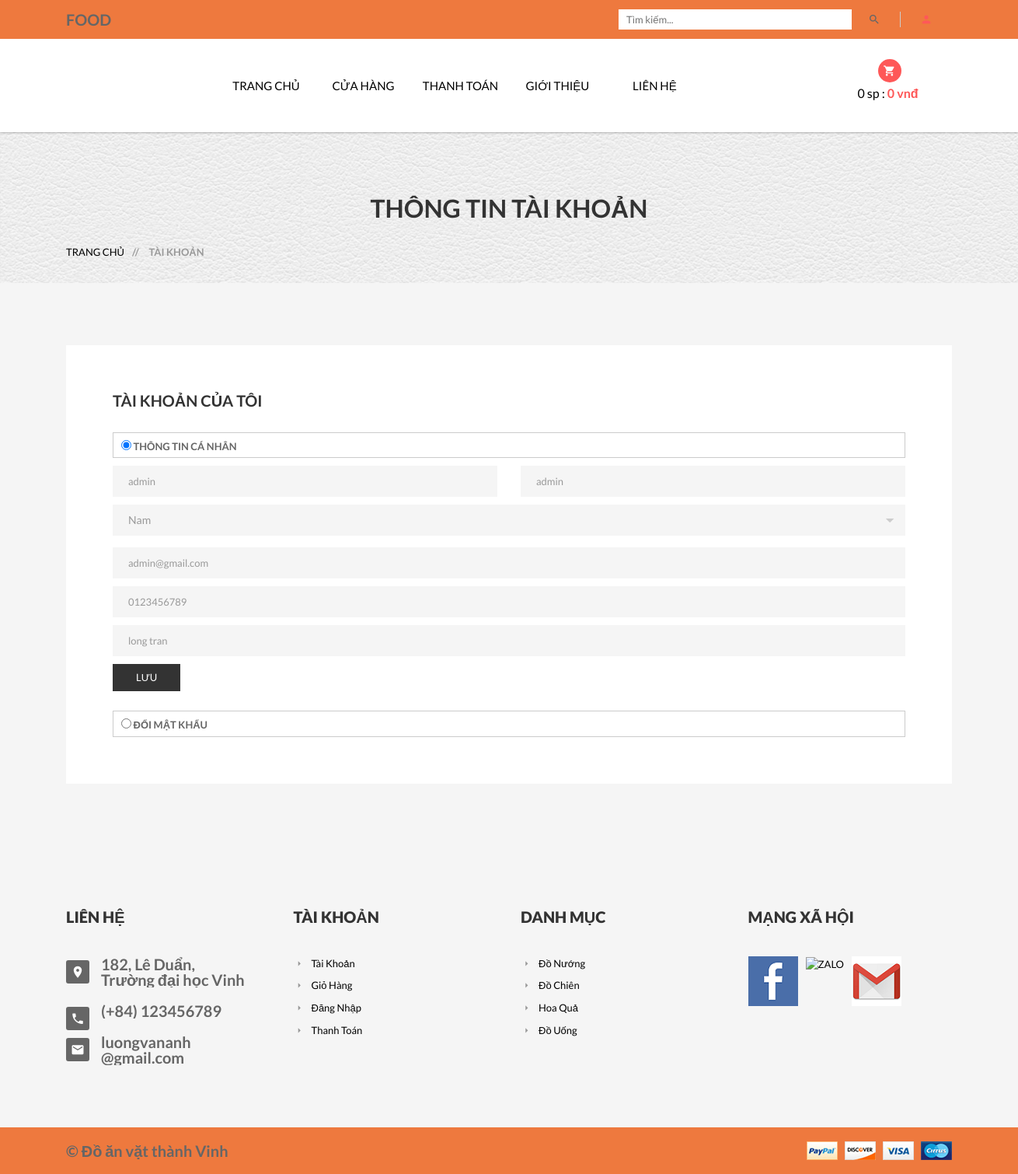
/?act=taikhoan&xuli=account (signed in), run on the app's committed database.
### tables this page shows
CREATE TABLE `nguoidung` (
  `MaND` int(11) NOT NULL,
  `Ho` varchar(20) NOT NULL,
  `Ten` varchar(20) NOT NULL,
  `GioiTinh` varchar(10) NOT NULL,
  `SDT` varchar(20) DEFAULT NULL,
  `Email` varchar(50) NOT NULL,
  `DiaChi` varchar(200) NOT NULL,
  `TaiKhoan` varchar(100) NOT NULL,
  `MatKhau` varchar(100) NOT NULL,
  `MaQuyen` int(11) NOT NULL,
  `TrangThai` int(11) NOT NULL
);

CREATE TABLE `danhmuc` (
  `MaDM` int(11) NOT NULL,
  `TenDM` varchar(255) DEFAULT NULL
);

### Controllers/LoginController.php (called while the page is built, shortened)
<?php
require_once("Models/login.php");
class LoginController
{
    var $login_model;
    public function __construct()
    {
        $this->login_model = new Login();
    }
    function account()
    {
        $data_danhmuc = $this->login_model->danhmuc();
        $data = $this->login_model->account();
        require_once('Views/index.php');
    }
}

### Models/connection.php (called while the page is built, shortened)
<?php
    class connection{
        function __construct()
        {
            $severname ="localhost";
            $username ="root";
            $password ="";
            $db_name ="bandoan";
            $this->conn = new mysqli($severname,$username,$password,$db_name);
        }
    }
?>

### Models/login.php (called while the page is built, shortened)
<?php
require_once("model.php");
class Login extends Model
{
    var $conn;
    function __construct()
    {
        $conn_obj = new Connection();
        $this->conn = $conn_obj->conn;
    }
    function account()
    {
        $id = $_SESSION['login']['MaND'];
        return $this->conn->query("SELECT * from NguoiDung where MaND = $id")->fetch_assoc();
    }
}

### Models/model.php (called while the page is built, shortened)
<?php
require_once("connection.php");
class model
{
    function danhmuc()
    {
        $query =  "SELECT * from DanhMuc ";
        require("result.php");
        return $data;
    }
    function chitietdanhmuc($id)
    {
        $query =  "SELECT d.TenDM as Ten, l.* FROM danhmuc as d, loaisanpham as l WHERE d.MaDM = l.MaDM and d.MaDM = $id";
        require("result.php");
        return $data;
    }
}

### Models/result.php (called while the page is built)
<?php
$result = $this->conn->query($query);
$data = array();
while ($row = $result->fetch_assoc()) {
    $data[] = $row;
}
?>

### Views/login/my-account.php (the view, shortened to what this page needs)
<div class="pages-title section-padding">
	<div class="container">
		<div class="row">
			<div class="col-xs-12">
				<div class="pages-title-text text-center">
					<h2>Thông tin tài khoản</h2>
					<ul class="text-left">
						<li><a href="index.php?act=home">Trang chủ</a></li>
						<li><span> // </span>Tài khoản</li>
					</ul>
				</div>
			</div>
		</div>
	</div>
</div>
<section class="pages my-account-page section-padding">
	<div class="container">
		<div class="row">
			<div class="col-xs-12 col-sm-12">
				<div class="padding60">
					<div class="log-title">
						<h3><strong>Tài khoản của tôi</strong></h3>
					</div>
					<div class="prament-area main-input" id="doitk">
						<ul class="panel-group" id="accordion">
							<li class="panel">
								<div class="account-title" data-toggle="collapse" data-parent="#accordion" data-target="#collapse1">
									<label>
										<input type="radio" checked value="forever" name="rememberme" />
										Thông tin cá nhân
									</label>
								</div>
								<div id="collapse1" class="panel-collapse collapse in">
									<div class="single-log-info">
										<div class="bulling-title">
											<div class="custom-input">
												<form action="?act=taikhoan&xuli=update" method="post">
													<div class="row">
														<div class="col-md-6">
															<input type="text" name="Ho" placeholder="Họ.." required value="<?= $data['Ho'] ?>" />
														</div>
														<div class="col-md-6">
															<input type="text" name="Ten" placeholder="Tên.." required value="<?= $data['Ten'] ?>" />
														</div>
													</div>
													<div class="custom-select">
														<select class="form-control" name="GioiTinh" title="Giới tính">
															<option <?= ($data['GioiTinh'] == 'Nam') ? 'selected' : '' ?> value="Nam"> Nam</option>
														</select>
													</div>
													<input type="email" name="Email" placeholder="Địa chỉ Email.." required value="<?= $data['Email'] ?>" />
													<input type="text" name="SĐT" placeholder="Số điện thoại.." required pattern="[0-9]+" minlength="10" value="<?= $data['SDT'] ?>" />
													<input type="text" name="DiaChi" placeholder="Địa chỉ.." required value="<?= $data['DiaChi'] ?>" />
													<div class="submit-text">
														<button type="submit_tt">Lưu</button>
													</div>
												</form>
											</div>
										</div>
									</div>
							</li>
							<li class="panel">
								<div class="account-title" data-toggle="collapse" data-parent="#accordion" data-target="#collapse4">
									<label>
										<input type="radio" value="forever" name="rememberme" />
										Đổi mật khẩu
									</label>
								</div>
							</li>
						</ul>
					</div>
				</div>
			</div>
		</div>
	</div>
</section>

### index.php (shortened to what this page needs)
<?php
$mod = isset($_GET['act']) ? $_GET['act'] : "home";
switch ($mod) {
    case 'taikhoan':
        $act = isset($_GET['xuli']) ? $_GET['xuli'] : "taikhoan";
        require_once('Controllers/LoginController.php');
        $controller_obj = new LoginController();
        if ((isset($_SESSION['isLogin']) && $_SESSION['isLogin'] == true)) {
            switch ($act) {
                case 'dangxuat':
                    $controller_obj->dangxuat();
                    break;
                case 'account':
                    $controller_obj->account();
                    break;
                case 'update':
                    $controller_obj->update();
                    break;
                default:
                    header('location: ?act=error');
                    break;
            }
            break;
        } else {
            if ((isset($_SESSION['isLogin_Admin']) && $_SESSION['isLogin_Admin'] == true) || (isset($_SESSION['isLogin_Nhanvien']) && $_SESSION['isLogin_Nhanvien'] == true)) {
                switch ($act) {
                    case 'account':
                        $controller_obj->account();
                        break;
                }
                break;
            }
        }
}

### Views/index.php (shortened to what this page needs)
<!doctype html>
<html class="no-js" lang="vi-vn">
<head>
    <link rel="stylesheet" href="public/css/bootstrap.min.css">
    <link rel="stylesheet" href="public/css/animate.css">
    <link rel="stylesheet" href="public/css/materialdesignicons.min.css">
    <link rel="stylesheet" href="public/css/jquery.simpleLens.css">
    <link rel="stylesheet" href="public/css/jquery-ui.min.css">
    <link rel="stylesheet" href="public/css/meanmenu.min.css">
    <link rel="stylesheet" href="public/css/nivo-slider.css">
    <link rel="stylesheet" href="public/css/owl.carousel.css">
    <link rel="stylesheet" href="public/style.css">
    <link rel="stylesheet" href="public/css/responsive.css">
</head>
<body>
    <?php
    require_once("header_footer/header.php")
    ?>
    <?php
    require_once("dieuhuong.php")
    ?>
    <?php
    require_once("header_footer/footer.php")
    ?>
</body>
</html>

### Views/header_footer/header.php (shortened to what this page needs)
<header class="header-one header-two">
    <div class="header-top-two">
        <div class="container text-center">
            <div class="row">
                <div class="col-sm-12">
                    <div class="middel-top">
                        <div class="left floatleft">
                            <p>FOOD</p>
                        </div>
                    </div>
                    <div class="middel-top clearfix">
                        <ul class="clearfix right floatright">
                            <li>
                                <a><i class="mdi mdi-account"></i></a>
                            </li>
                        </ul>
                        <div class="right floatright widthfull">
                            <form action="?act=shop" method="post">
                                <button type="submit"><i class="mdi mdi-magnify"></i></button>
                                <input type="text" placeholder="Tìm kiếm..." name="keyword"/>
                            </form>
                        </div>
                    </div>
                </div>
            </div>
        </div>
    </div>
    <div class="container text-center">
        <div class="row">
            <div class="col-sm-2">
            </div>
            <div class="col-sm-8">
                <div class="header-middel">
                    <div class="mainmenu">
                        <nav>
                            <ul>
                                <li><a href="?act=home">Trang chủ</a></li>
                                <li><a href="?act=shop">Cửa Hàng</a>
                                </li>
                                <li>
                                    <a href="?act=checkout">Thanh Toán</a>
                                </li>
                                <li><a href="?act=about">Giới thiệu</a></li>
                                <li><a href="?act=contact">Liên hệ</a></li>
                            </ul>
                        </nav>
                    </div>
                </div>
            </div>
            <div class="col-sm-2">
                <div class="cart-itmes">
                    <a class="cart-itme-a" href="?act=cart">
                        <?php
                            $soluong = 0;
                            $thanhtien = 0;
                        ?>
                        <i class="mdi mdi-cart"></i>
                        <?=$soluong?> SP : <strong><?=number_format($thanhtien)?> VNĐ</strong>
                    </a>
                </div>
            </div>
        </div>
    </div>
</header>

### Views/dieuhuong.php (shortened to what this page needs)
<?php
$act = isset($_GET['act']) ? $_GET['act'] : "home";
switch ($act) {
    case "taikhoan":
        $act = isset($_GET['xuli']) ? $_GET['xuli'] : "login";
        if (isset($_SESSION['isLogin']) && $_SESSION['isLogin'] == true) {
            switch ($act) {
                case 'login':
                    require_once("login/login.php");
                    break;
                case 'account':
                    require_once("login/my-account.php");
                    break;
                default:
                    require_once("login/login.php");
                    break;
            }
        } else {
            if ((isset($_SESSION['isLogin_Admin']) && $_SESSION['isLogin_Admin'] == true) || (isset($_SESSION['isLogin_Nhanvien']) && $_SESSION['isLogin_Nhanvien'] == true)) {
                switch ($act) {
                    case 'account':
                        require_once("login/my-account.php");
                        break;
                }
            }
            break;
        }
}

### Views/header_footer/footer.php
<footer class="footer-two">
    <div class="footer-top section-padding">
        <div class="footer-dsc">
            <div class="container">
                <div class="row">
                    <div class="col-xs-12 col-sm-6 col-md-3">
                        <div class="single-text">
                            <div class="footer-title">
                                <h4>Liên hệ</h4>
                            </div>
                            <div class="footer-text">
                                <ul>
                                    <li>
                                        <i class="mdi mdi-map-marker"></i>
                                        <p>182, Lê Duẩn,</p>
                                        <p>Trường đại học Vinh</p>
                                    </li>
                                    <li>
                                        <i class="mdi mdi-phone"></i>
                                        <p>(+84) 123456789</P>
                                    </li>
                                    <li>
                                        <i class="mdi mdi-email"></i>
                                        <p>luongvananh<br>@gmail.com</p>
                                    </li>
                                </ul>
                            </div>
                        </div>
                    </div>
                    <div class="col-xs-6 col-sm-3 col-md-3 wide-mobile">
                        <div class="single-text">
                            <div class="footer-title">
                                <h4>Tài khoản</h4>
                            </div>
                            <div class="footer-menu">
                                <ul>
                                    <li><a href="?act=taikhoan&xuli=account"><i class="mdi mdi-menu-right"></i>Tài khoản</a></li>
                                    <li><a href="?act=cart"><i class="mdi mdi-menu-right"></i>Giỏ Hàng</a></li>
                                    <li><a href="?act=taikhoan"><i class="mdi mdi-menu-right"></i>Đăng Nhập</a></li>
                                    <li><a href="?act=checkout"><i class="mdi mdi-menu-right"></i>Thanh Toán</a></li>
                                </ul>
                            </div>
                        </div>
                    </div>
                    <div class="col-xs-6 col-sm-3 col-md-3 wide-mobile">
                        <div class="single-text">
                            <div class="footer-title">
                                <h4>Danh mục</h4>
                            </div>
                            <div class="footer-menu">
                                <ul>
                                    <?php foreach ($data_danhmuc as $row) { ?>
                                    <li><a href="?act=shop&sp=<?=$row['MaDM']?>"><i class="mdi mdi-menu-right"></i><?=$row['TenDM']?></a></li>
                                    <?php  } ?>
                                </ul>
                            </div>
                        </div>
                    </div>
                    <div class="col-xs-12 col-sm-12 col-md-3 r-margin-top wide-mobile">
                        <div class="single-text">
                            <div class="footer-title">
                                <h4>Mạng xã hội</h4>
                            </div>
                            <div class="clearfix instagram">
                                <ul>
                                     <li><a href="#" target="_blank"><img src="public/img/footer/in1.png" alt="Facebook" /></a></li>
                                     <li><a href="#" target="_blank"><img src="https://cdn.haitrieu.com/wp-content/uploads/2022/01/Logo-Zalo-Arc.png" alt="Zalo" width="60" height="60" /></a></li>
                                     <li><a href="#"><img src="public/img/footer/in3.png" alt="Email" /></a></li>
                                </ul>
                            </div>
                        </div>
                    </div>
                </div>
            </div>
        </div>
    </div>
    <div class="footer-bottom">
        <div class="container">
            <div class="row">
                <div class="col-xs-12 col-sm-6">
                    <p>&copy; Đồ ăn vặt thành Vinh</p>
                </div>
                <div class="col-xs-12 col-sm-6 text-right">
                    <a href="https://www.nganluong.vn/vn/home.html" target="_blank"><img src="public/img/footer/payment.png" alt="" /></a>
                </div>
            </div>
        </div>
    </div>
</footer>

### data on the page
nguoidung: Ho "admin", Ten "admin", GioiTinh "Nam", Email "admin@gmail.com", SĐT "0123456789", DiaChi "long tran"
danhmuc: TenDM "Đồ Nướng"
danhmuc: TenDM "Đồ Chiên"
danhmuc: TenDM "Hoa Quả"
danhmuc: TenDM "Đồ Uống"

### other printed values
$soluong "0"
$thanhtien "0"
